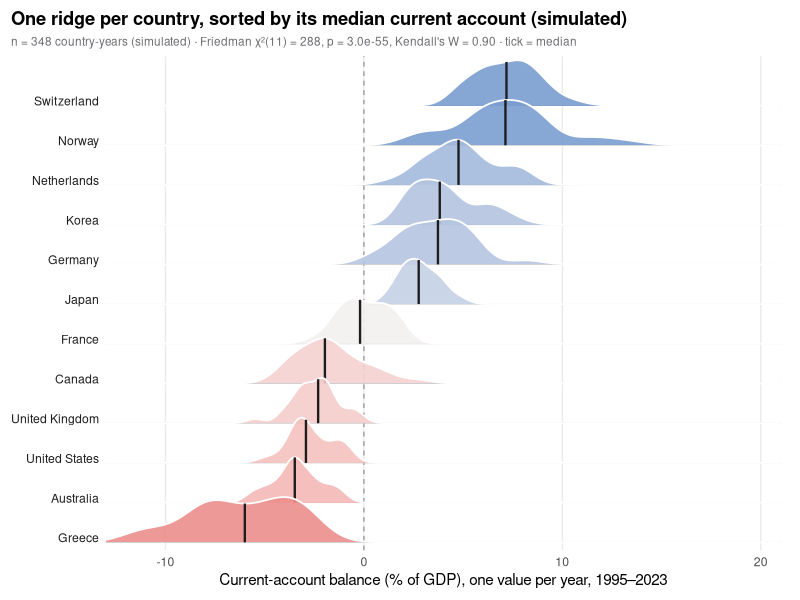

Source code (R):
# Ridgeline plot: the R equivalent of plot.py
# Simulated data, set in the context of Stojkov, Warin & Kjosevski (2026) [stojkov2026ca]
# R and NumPy draw different random numbers, so the values differ slightly from the Python figure.
library(ggplot2)

set.seed(2026)

# Data: current-account balance (% of GDP), one column per country, one row per year
means <- c(Norway = 8, Switzerland = 7, Netherlands = 5.5, Germany = 4, Korea = 3, Japan = 2.5,
           France = -0.5, Canada = -1.5, "United Kingdom" = -3, "United States" = -3,
           Australia = -3.5, Greece = -6)
years <- 1995:2023
ca <- sapply(means, function(mu) {              # AR(1) swings around the country mean
  shocks <- c(0, rnorm(length(years) - 1, 0, 1.1 + 0.08 * abs(mu)))
  mu + as.numeric(stats::filter(shocks, 0.6, method = "recursive"))
})
rownames(ca) <- years

# Friedman test (years are blocks) + Kendall's W
ft <- friedman.test(ca)
chi2 <- unname(ft$statistic)
W <- chi2 / (nrow(ca) * (ncol(ca) - 1))

medians <- sort(apply(ca, 2, median), decreasing = TRUE)   # largest surplus on top
spacing <- 1.0                                  # vertical gap between ridges
height <- 1.9 * 0.6                             # peak height of a ridge
base <- setNames((length(medians) - seq_along(medians)) * spacing, names(medians))

# One density per country, scaled to the same peak height and lifted to its baseline
ridges <- do.call(rbind, lapply(names(medians), function(country) {
  k <- density(ca[, country], from = -13, to = 21, n = 400)
  data.frame(country = country, median = medians[[country]], x = k$x, base = base[[country]],
             y = base[[country]] + height * k$y / max(k$y))
}))
ticks <- do.call(rbind, lapply(split(ridges, ridges$country), function(r)
  data.frame(country = r$country[1], x = r$median[1], base = r$base[1],
             y = approx(r$x, r$y, r$median[1])$y)))        # top of the dark tick at the median

# Drawn from the top ridge down, so that each ridge overlaps the one above it
ridge_layers <- lapply(names(medians), function(country) list(
  geom_hline(yintercept = base[[country]], colour = "#C7C7CC", linewidth = 0.3),
  geom_ribbon(data = ridges[ridges$country == country, ], aes(x, ymin = base, ymax = y, fill = median),
              alpha = 0.9, colour = "white", linewidth = 0.6, outline.type = "upper"),
  geom_segment(data = ticks[ticks$country == country, ], aes(x = x, xend = x, y = base, yend = y),
               colour = "#1D1D1F", linewidth = 0.8)))

p <- ggplot() +
  geom_vline(xintercept = 0, colour = "#8E8E93", linewidth = 0.4, linetype = "dashed") +
  ridge_layers +
  scale_fill_gradient2(low = "#D8434E", mid = "#F2F2F2", high = "#3B7EC0", midpoint = 0,
                       limits = c(-10, 10), oob = scales::squish, guide = "none") +   # red = deficit, blue = surplus
  scale_x_continuous(limits = c(-13, 21), expand = c(0, 0)) +
  scale_y_continuous(breaks = base, labels = names(base), expand = c(0, 0),
                     limits = c(-0.2, max(base) + height + 0.1)) +
  labs(title = "One ridge per country, sorted by its median current account (simulated)",
       subtitle = sprintf(paste("n = %d country-years (simulated) · Friedman χ²(%d) = %.0f, p = %.1e,",
                                "Kendall's W = %.2f · tick = median"),
                          length(ca), ncol(ca) - 1, chi2, ft$p.value, W),
       x = sprintf("Current-account balance (%% of GDP), one value per year, %d–%d",
                   min(years), max(years)), y = NULL) +
  theme_minimal(base_size = 11) +
  theme(plot.title = element_text(face = "bold"),
        plot.title.position = "plot",
        plot.subtitle = element_text(size = 8.5, colour = "#6E6E73"),
        axis.text.y = element_text(colour = "#1D1D1F", vjust = 0),
        panel.grid.minor = element_blank(), panel.grid.major.y = element_blank(),
        plot.margin = margin(8, 14, 8, 8))
print(p)
